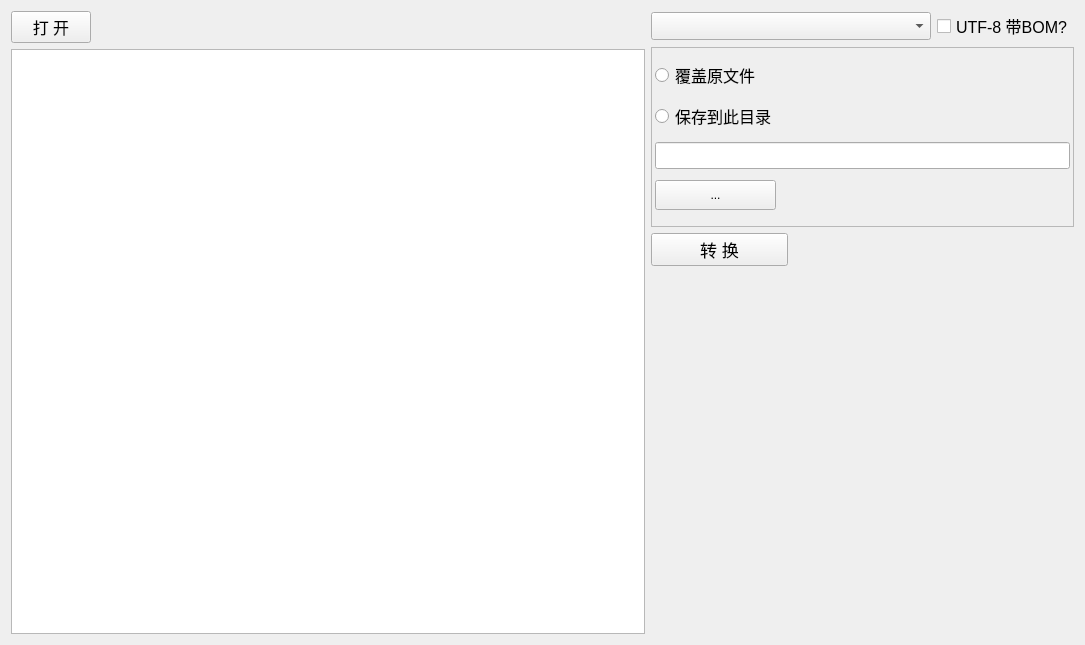
<?xml version="1.0" encoding="UTF-8"?>
<ui version="4.0">
 <class>CodecConvertWidget</class>
 <widget class="QWidget" name="CodecConvertWidget">
  <property name="geometry">
   <rect>
    <x>0</x>
    <y>0</y>
    <width>1085</width>
    <height>645</height>
   </rect>
  </property>
  <property name="windowTitle">
   <string>Form</string>
  </property>
  <layout class="QHBoxLayout" name="horizontalLayout" stretch="3,2">
   <item>
    <layout class="QGridLayout" name="gridLayout">
     <item row="0" column="0">
      <widget class="QPushButton" name="pushButtonOpen">
       <property name="font">
        <font>
         <pointsize>12</pointsize>
        </font>
       </property>
       <property name="text">
        <string>打 开</string>
       </property>
      </widget>
     </item>
     <item row="0" column="1">
      <spacer name="horizontalSpacer_2">
       <property name="orientation">
        <enum>Qt::Horizontal</enum>
       </property>
       <property name="sizeHint" stdset="0">
        <size>
         <width>40</width>
         <height>20</height>
        </size>
       </property>
      </spacer>
     </item>
     <item row="1" column="0" colspan="2">
      <widget class="QListWidget" name="listWidget">
       <property name="font">
        <font>
         <pointsize>12</pointsize>
        </font>
       </property>
      </widget>
     </item>
    </layout>
   </item>
   <item>
    <layout class="QGridLayout" name="gridLayout_2">
     <item row="2" column="0">
      <widget class="QPushButton" name="pushButtonConvert">
       <property name="minimumSize">
        <size>
         <width>0</width>
         <height>30</height>
        </size>
       </property>
       <property name="font">
        <font>
         <pointsize>13</pointsize>
        </font>
       </property>
       <property name="text">
        <string>转 换</string>
       </property>
      </widget>
     </item>
     <item row="1" column="0" colspan="3">
      <widget class="QFrame" name="frame">
       <property name="minimumSize">
        <size>
         <width>0</width>
         <height>180</height>
        </size>
       </property>
       <property name="frameShape">
        <enum>QFrame::StyledPanel</enum>
       </property>
       <property name="frameShadow">
        <enum>QFrame::Raised</enum>
       </property>
       <layout class="QGridLayout" name="gridLayout_3">
        <property name="leftMargin">
         <number>3</number>
        </property>
        <property name="topMargin">
         <number>3</number>
        </property>
        <property name="rightMargin">
         <number>3</number>
        </property>
        <property name="bottomMargin">
         <number>3</number>
        </property>
        <property name="spacing">
         <number>2</number>
        </property>
        <item row="3" column="1">
         <spacer name="horizontalSpacer">
          <property name="orientation">
           <enum>Qt::Horizontal</enum>
          </property>
          <property name="sizeHint" stdset="0">
           <size>
            <width>40</width>
            <height>20</height>
           </size>
          </property>
         </spacer>
        </item>
        <item row="2" column="0" colspan="2">
         <widget class="QLineEdit" name="lineEditDir">
          <property name="font">
           <font>
            <pointsize>12</pointsize>
           </font>
          </property>
         </widget>
        </item>
        <item row="0" column="0">
         <widget class="QRadioButton" name="radioButtonRewrite">
          <property name="font">
           <font>
            <pointsize>12</pointsize>
           </font>
          </property>
          <property name="text">
           <string>覆盖原文件</string>
          </property>
         </widget>
        </item>
        <item row="3" column="0">
         <widget class="QPushButton" name="PushButtonSetDir">
          <property name="minimumSize">
           <size>
            <width>0</width>
            <height>30</height>
           </size>
          </property>
          <property name="text">
           <string>...</string>
          </property>
         </widget>
        </item>
        <item row="1" column="0">
         <widget class="QRadioButton" name="radioButtonSettingPath">
          <property name="font">
           <font>
            <pointsize>12</pointsize>
           </font>
          </property>
          <property name="text">
           <string>保存到此目录</string>
          </property>
         </widget>
        </item>
       </layout>
      </widget>
     </item>
     <item row="2" column="1" colspan="2">
      <widget class="QLabel" name="labelSavedMsg">
       <property name="font">
        <font>
         <pointsize>12</pointsize>
        </font>
       </property>
      </widget>
     </item>
     <item row="0" column="2">
      <widget class="QCheckBox" name="checkBoxWithBom">
       <property name="font">
        <font>
         <pointsize>12</pointsize>
        </font>
       </property>
       <property name="text">
        <string>UTF-8 带BOM?</string>
       </property>
      </widget>
     </item>
     <item row="0" column="0" colspan="2">
      <widget class="QComboBox" name="comboBoxCodec">
       <property name="font">
        <font>
         <pointsize>13</pointsize>
        </font>
       </property>
      </widget>
     </item>
     <item row="3" column="0" colspan="3">
      <spacer name="verticalSpacer">
       <property name="orientation">
        <enum>Qt::Vertical</enum>
       </property>
       <property name="sizeHint" stdset="0">
        <size>
         <width>20</width>
         <height>40</height>
        </size>
       </property>
      </spacer>
     </item>
    </layout>
   </item>
  </layout>
 </widget>
 <resources/>
 <connections/>
</ui>
